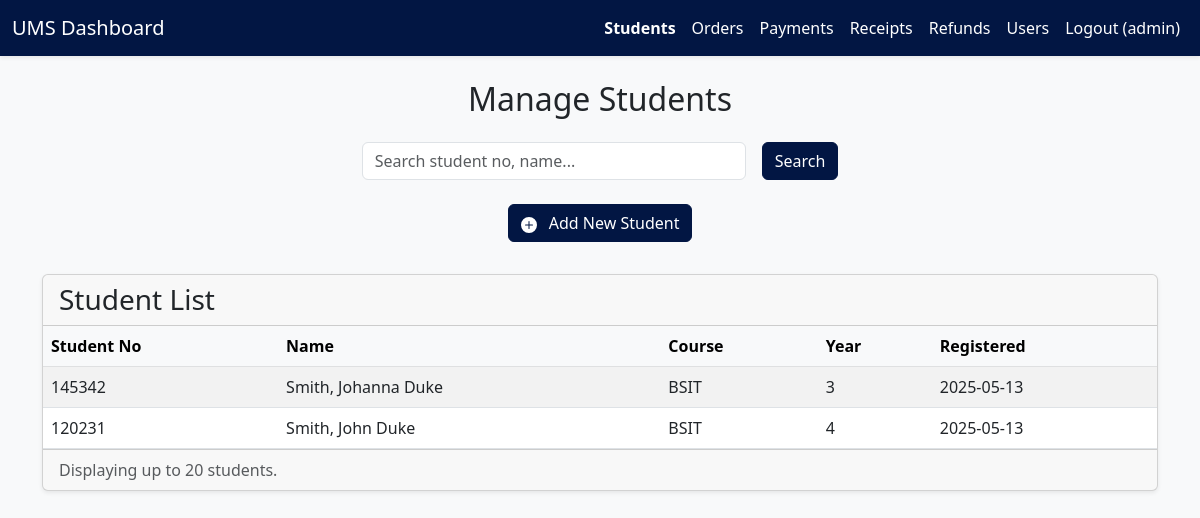
Screenshot of /Cashier/students.php (signed in) with the database file from the repository.
### tables this page shows
CREATE TABLE `students1` (
  `id` int(11) NOT NULL,
  `student_no` varchar(20) NOT NULL,
  `first_name` varchar(50) NOT NULL,
  `last_name` varchar(50) NOT NULL,
  `middle_name` varchar(50) DEFAULT NULL,
  `course` varchar(50) DEFAULT NULL,
  `year_level` int(11) DEFAULT NULL,
  `created_at` timestamp NOT NULL DEFAULT current_timestamp()
);

### Cashier/students.php (the view, shortened to what this page needs)
<?php
require_once 'db_conn.php';
$search = trim($_GET['search'] ?? '');
if ($search) {
    $stmt = $pdo->prepare("SELECT * FROM students WHERE student_no LIKE ? OR first_name LIKE ? OR last_name LIKE ? ORDER BY created_at DESC LIMIT 20");
    $stmt->execute(["%$search%", "%$search%", "%$search%"]);
} else {
    $stmt = $pdo->query("SELECT * FROM students1 ORDER BY created_at DESC LIMIT 20");
}
$students = $stmt->fetchAll();
?>
<!DOCTYPE html>
<html lang="en">
<head>
    <link href="https://cdn.jsdelivr.net/npm/bootstrap@5.3.0/dist/css/bootstrap.min.css" rel="stylesheet">
    <link href="custom-style.css" rel="stylesheet">
</head>
<body>
    <nav class="navbar navbar-expand-lg navbar-dark navbar-ums-theme fixed-top shadow-sm">
        <div class="container-fluid">
            <a class="navbar-brand" href="dashboard.php">UMS Dashboard</a>
            <div class="collapse navbar-collapse" id="navbarNav">
                <ul class="navbar-nav ms-auto">
                    <li class="nav-item"><a class="nav-link active" aria-current="page" href="students.php">Students</a></li>
                    <?php if (in_array($_SESSION['role'], ['staff', 'admin'])): ?>
                        <li class="nav-item"><a class="nav-link" href="orders.php">Orders</a></li>
                    <?php endif; ?>
                    <li class="nav-item"><a class="nav-link" href="payments.php">Payments</a></li>
                    <li class="nav-item"><a class="nav-link" href="receipts.php">Receipts</a></li>
                    <li class="nav-item"><a class="nav-link" href="refunds.php">Refunds</a></li>
                    <?php if ($_SESSION['role'] === 'admin'): ?>
                        <li class="nav-item"><a class="nav-link" href="users.php">Users</a></li>
                    <?php endif; ?>
                    <li class="nav-item"><a class="nav-link" href="logout.php">Logout (<?= htmlspecialchars($_SESSION['username']) ?>)</a></li>
                </ul>
            </div>
        </div>
    </nav>
    <div class="container mt-4">
        <h2 class="mb-4 text-center">Manage Students</h2>
        <form method="get" class="row g-3 mb-4 align-items-center justify-content-center">
            <div class="col-auto" style="flex-grow: 1; max-width: 400px;">
                <input type="text" name="search" id="search" class="form-control" placeholder="Search student no, name..." value="<?= htmlspecialchars($search) ?>">
            </div>
            <div class="col-auto">
                <button type="submit" class="btn btn-primary">Search</button>
            </div>
        </form>
        <div class="text-center mb-3">
            <button class="btn btn-primary mb-3" type="button" data-bs-toggle="collapse" data-bs-target="#addStudentForm" aria-expanded="false" aria-controls="addStudentForm">
                <svg xmlns="http://www.w3.org/2000/svg" width="16" height="16" fill="currentColor" class="bi bi-plus-circle-fill me-2" viewBox="0 0 16 16"><path d="M16 8A8 8 0 1 1 0 8a8 8 0 0 1 16 0zM8.5 4.5a.5.5 0 0 0-1 0v3h-3a.5.5 0 0 0 0 1h3v3a.5.5 0 0 0 1 0v-3h3a.5.5 0 0 0 0-1h-3v-3z"/></svg>
                Add New Student
            </button>
        </div>
        <div class="card shadow-sm">
            <div class="card-header">
                <h3 class="mb-0">Student List</h3>
            </div>
            <div class="card-body p-0">
                <div class="table-responsive">
                    <table class="table table-striped table-hover mb-0">
                        <thead class="table-light">
                            <tr>
                                <th>Student No</th>
                                <th>Name</th>
                                <th>Course</th>
                                <th>Year</th>
                                <th>Registered</th>
                            </tr>
                        </thead>
                        <tbody>
                        <?php if ($students): ?>
                            <?php foreach ($students as $s): ?>
                            <tr>
                                <td><?= htmlspecialchars($s['student_no']) ?></td>
                                <td><?= htmlspecialchars($s['last_name'] . ', ' . $s['first_name'] . ' ' . $s['middle_name']) ?></td>
                                <td><?= htmlspecialchars($s['course']) ?></td>
                                <td><?= htmlspecialchars($s['year_level']) ?></td>
                                <td><?= htmlspecialchars(date('Y-m-d', strtotime($s['created_at']))) ?></td>
                            </tr>
                            <?php endforeach; ?>
                        <?php else: ?>
                            <tr><td colspan="5" class="text-center p-3">No students found.</td></tr>
                        <?php endif; ?>
                        </tbody>
                    </table>
                </div>
            </div>
             <?php if ($students):  ?>
                <div class="card-footer text-muted">
                    Displaying up to 20 students.
                </div>
            <?php endif; ?>
        </div>
    </div>
</body>
</html>

### Cashier/custom-style.css (style rules this page uses)
body { padding-top: 56px; background-color: #f8f9fa; }
:root { --ums-primary-rgb: 2, 22, 67; --ums-primary-hex: #021643; --ums-primary-hover-hex: #010f30; }
.btn-primary { background-color: var(--ums-primary-hex) !important; border-color: var(--ums-primary-hex) !important; color: #ffffff !important; }
.navbar-ums-theme { background-color: var(--ums-primary-hex) !important; }
.navbar-ums-theme .navbar-brand, .navbar-ums-theme .nav-link { color: #ffffff !important; }
.navbar-ums-theme .nav-link.active { font-weight: bold; }

### rows the page displays
students1: student_no "145342", last_name+first_name+middle_name "Smith, Johanna Duke", course "BSIT", year_level "3", created_at "2025-05-13"
students1: student_no "120231", last_name+first_name+middle_name "Smith, John Duke", course "BSIT", year_level "4", created_at "2025-05-13"

### other values shown
$_SESSION['username'] "admin"
